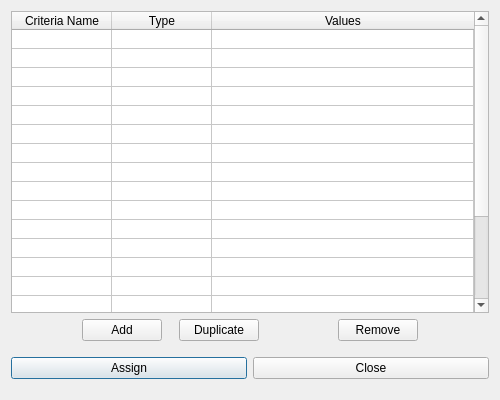
<?xml version="1.0" encoding="UTF-8"?>
<ui version="4.0">
 <class>FDYNVentCriteriaDialog</class>
 <widget class="QDialog" name="FDYNVentCriteriaDialog">
  <property name="geometry">
   <rect>
    <x>0</x>
    <y>0</y>
    <width>500</width>
    <height>400</height>
   </rect>
  </property>
  <property name="sizePolicy">
   <sizepolicy hsizetype="Fixed" vsizetype="Fixed">
    <horstretch>0</horstretch>
    <verstretch>0</verstretch>
   </sizepolicy>
  </property>
  <property name="minimumSize">
   <size>
    <width>500</width>
    <height>400</height>
   </size>
  </property>
  <property name="windowTitle">
   <string>Criteria Editor</string>
  </property>
  <layout class="QVBoxLayout" name="verticalLayout">
   <item>
    <widget class="QTableWidget" name="tblVentCriteriaList">
     <property name="focusPolicy">
      <enum>Qt::ClickFocus</enum>
     </property>
     <property name="tabKeyNavigation">
      <bool>false</bool>
     </property>
     <property name="selectionMode">
      <enum>QAbstractItemView::SingleSelection</enum>
     </property>
     <property name="selectionBehavior">
      <enum>QAbstractItemView::SelectRows</enum>
     </property>
     <property name="rowCount">
      <number>20</number>
     </property>
     <property name="columnCount">
      <number>3</number>
     </property>
     <attribute name="horizontalHeaderCascadingSectionResizes">
      <bool>false</bool>
     </attribute>
     <attribute name="horizontalHeaderMinimumSectionSize">
      <number>100</number>
     </attribute>
     <attribute name="horizontalHeaderDefaultSectionSize">
      <number>100</number>
     </attribute>
     <attribute name="horizontalHeaderHighlightSections">
      <bool>true</bool>
     </attribute>
     <attribute name="horizontalHeaderShowSortIndicator" stdset="0">
      <bool>true</bool>
     </attribute>
     <attribute name="horizontalHeaderStretchLastSection">
      <bool>true</bool>
     </attribute>
     <attribute name="verticalHeaderVisible">
      <bool>false</bool>
     </attribute>
     <attribute name="verticalHeaderDefaultSectionSize">
      <number>19</number>
     </attribute>
     <attribute name="verticalHeaderHighlightSections">
      <bool>false</bool>
     </attribute>
     <row/>
     <row/>
     <row/>
     <row/>
     <row/>
     <row/>
     <row/>
     <row/>
     <row/>
     <row/>
     <row/>
     <row/>
     <row/>
     <row/>
     <row/>
     <row/>
     <row/>
     <row/>
     <row/>
     <row/>
     <column>
      <property name="text">
       <string>Criteria Name</string>
      </property>
     </column>
     <column>
      <property name="text">
       <string>Type</string>
      </property>
     </column>
     <column>
      <property name="text">
       <string>Values</string>
      </property>
     </column>
    </widget>
   </item>
   <item>
    <layout class="QHBoxLayout" name="horizontalLayout">
     <item>
      <spacer name="horizontalSpacer">
       <property name="orientation">
        <enum>Qt::Horizontal</enum>
       </property>
       <property name="sizeHint" stdset="0">
        <size>
         <width>80</width>
         <height>20</height>
        </size>
       </property>
      </spacer>
     </item>
     <item>
      <widget class="QPushButton" name="addBtn">
       <property name="text">
        <string>Add</string>
       </property>
      </widget>
     </item>
     <item>
      <spacer name="horizontalSpacer_4">
       <property name="orientation">
        <enum>Qt::Horizontal</enum>
       </property>
       <property name="sizeHint" stdset="0">
        <size>
         <width>20</width>
         <height>20</height>
        </size>
       </property>
      </spacer>
     </item>
     <item>
      <widget class="QPushButton" name="duplicateBtn">
       <property name="text">
        <string>Duplicate</string>
       </property>
      </widget>
     </item>
     <item>
      <spacer name="horizontalSpacer_5">
       <property name="orientation">
        <enum>Qt::Horizontal</enum>
       </property>
       <property name="sizeHint" stdset="0">
        <size>
         <width>20</width>
         <height>20</height>
        </size>
       </property>
      </spacer>
     </item>
     <item>
      <spacer name="horizontalSpacer_2">
       <property name="orientation">
        <enum>Qt::Horizontal</enum>
       </property>
       <property name="sizeHint" stdset="0">
        <size>
         <width>40</width>
         <height>20</height>
        </size>
       </property>
      </spacer>
     </item>
     <item>
      <spacer name="horizontalSpacer_8">
       <property name="orientation">
        <enum>Qt::Horizontal</enum>
       </property>
       <property name="sizeHint" stdset="0">
        <size>
         <width>40</width>
         <height>20</height>
        </size>
       </property>
      </spacer>
     </item>
     <item>
      <widget class="QPushButton" name="removeBtn">
       <property name="text">
        <string>Remove</string>
       </property>
      </widget>
     </item>
     <item>
      <spacer name="horizontalSpacer_3">
       <property name="orientation">
        <enum>Qt::Horizontal</enum>
       </property>
       <property name="sizeHint" stdset="0">
        <size>
         <width>80</width>
         <height>20</height>
        </size>
       </property>
      </spacer>
     </item>
    </layout>
   </item>
   <item>
    <layout class="QHBoxLayout" name="horizontalLayout_3">
     <property name="topMargin">
      <number>10</number>
     </property>
     <property name="bottomMargin">
      <number>10</number>
     </property>
     <item>
      <widget class="QPushButton" name="btnRun">
       <property name="font">
        <font>
         <family>Segoe UI</family>
        </font>
       </property>
       <property name="text">
        <string>Assign</string>
       </property>
       <property name="default">
        <bool>true</bool>
       </property>
      </widget>
     </item>
     <item>
      <widget class="QPushButton" name="btnClose">
       <property name="text">
        <string>Close</string>
       </property>
      </widget>
     </item>
    </layout>
   </item>
  </layout>
 </widget>
 <tabstops>
  <tabstop>tblVentCriteriaList</tabstop>
  <tabstop>addBtn</tabstop>
  <tabstop>duplicateBtn</tabstop>
  <tabstop>removeBtn</tabstop>
  <tabstop>btnRun</tabstop>
  <tabstop>btnClose</tabstop>
 </tabstops>
 <resources/>
 <connections/>
</ui>
